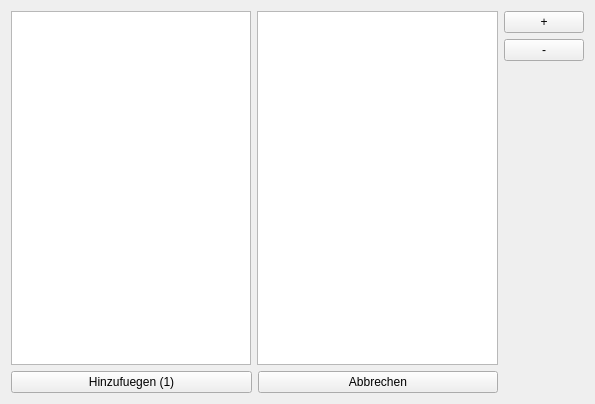
<?xml version="1.0" encoding="UTF-8"?>
<ui version="4.0">
 <class>FileExplorer</class>
 <widget class="QWidget" name="FileExplorer">
  <property name="windowModality">
   <enum>Qt::ApplicationModal</enum>
  </property>
  <property name="geometry">
   <rect>
    <x>0</x>
    <y>0</y>
    <width>595</width>
    <height>404</height>
   </rect>
  </property>
  <property name="windowTitle">
   <string>Form</string>
  </property>
  <layout class="QGridLayout" name="gridLayout">
   <item row="3" column="0" colspan="2">
    <layout class="QHBoxLayout" name="horizontalLayout">
     <item>
      <widget class="QPushButton" name="btnUploadPictures">
       <property name="text">
        <string>Hinzufuegen (1)</string>
       </property>
      </widget>
     </item>
     <item>
      <widget class="QPushButton" name="btnCancel">
       <property name="text">
        <string>Abbrechen</string>
       </property>
      </widget>
     </item>
    </layout>
   </item>
   <item row="1" column="2">
    <layout class="QVBoxLayout" name="verticalLayout">
     <item>
      <widget class="QPushButton" name="pushButton_2">
       <property name="text">
        <string>+</string>
       </property>
      </widget>
     </item>
     <item>
      <widget class="QPushButton" name="pushButton">
       <property name="text">
        <string>-</string>
       </property>
      </widget>
     </item>
    </layout>
   </item>
   <item row="2" column="2">
    <spacer name="verticalSpacer">
     <property name="orientation">
      <enum>Qt::Vertical</enum>
     </property>
     <property name="sizeHint" stdset="0">
      <size>
       <width>20</width>
       <height>40</height>
      </size>
     </property>
    </spacer>
   </item>
   <item row="1" column="0" rowspan="2">
    <widget class="QTreeView" name="directoryView"/>
   </item>
   <item row="1" column="1" rowspan="2">
    <widget class="QListView" name="fileView"/>
   </item>
  </layout>
 </widget>
 <resources/>
 <connections/>
</ui>
